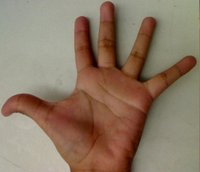
//> input picture opencvtest/Back_hand2.jpg, 200 x 172 px
$ ./histBack   (built with g++ and OpenCV 4)
//> lines starting //> are read from the running program, lines starting //| are printed output that depends on the picture
#include<iostream>
#include<opencv2/opencv.hpp>
using namespace std;
using namespace cv;
int main(void) {
	Mat handImage1, handImage2;
	handImage1 = imread("..\\Back_hand2.jpg");
//> handImage1 is the input picture: 172 rows x 200 cols, CV_8UC3; mean B, G, R 101.1, 120.5, 140.6
	handImage2 = imread("..\\Back_hand2.jpg");
	if (handImage1.empty() || handImage2.empty()) {
		cout << "Loading image failed!" << endl;
		return -1;
	}
	// [6 lines of commented-out code are left out]
	Mat handHsv1,handHsv2;//hand直方图
	cvtColor(handImage1, handHsv1, COLOR_BGR2HSV);
//> handHsv1: 172 rows x 200 cols, CV_8UC3; mean H, S, V 21.9, 82.7, 141.3
	cvtColor(handImage2, handHsv2, COLOR_BGR2HSV);
	Mat handHue;
	handHue.create(handHsv1.size(), handHsv1.depth());
	//int a[] = { 0,0 };
	mixChannels(&handHsv1, 1, &handHue, 1, new int[2] {0,0},1);
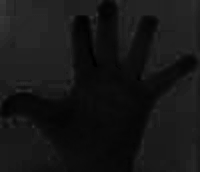
//> handHue: 172 rows x 200 cols, CV_8UC1; min 0, max 56, mean 21.9
	//计算直方图信息
	MatND hist1, hist2;
	int h_bins = 25;
	//int s_bins = 60;
	int histSize[] = { h_bins };
	int channel[] = { 0 };
	float h_range[] = { 0,180 };
	//float s_range[] = { 0,256 };
	const float* range[] = { h_range };
	calcHist(&handHue, 1, channel, Mat(), hist1, 1, histSize, range, true, false);
//> hist1 = 25 values, max 11483 at index 1, min 0 at index 8, mean 1376
	normalize(hist1, hist1, 0, 180, NORM_MINMAX);
//> hist1 = 25 values, max 180 at index 1, min 0 at index 8, mean 21.57
	//calcHist(&handHsv2, 1, channel, Mat(), hist2, 2, histSize, range, true, false);
	//normalize(hist2, hist2, 0, 1, NORM_MINMAX);
	//反向投影
	Mat backproj;
	float range1[] = { 0,180 };
	//float range2[] = { 0,100 };
	const float* rangeTest[] = { range1 };
	calcBackProject(&handHue, 1, channel, hist1, backproj, rangeTest);
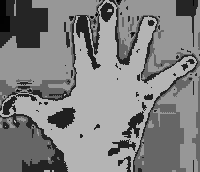
//> backproj: 172 rows x 200 cols, CV_8UC1; min 2, max 180, mean 128.2
	namedWindow("Hand1", WINDOW_AUTOSIZE);
	namedWindow("Hand2", WINDOW_AUTOSIZE);
	//imshow("blue", red);
	imshow("back", backproj);
	imshow("Hand1", handImage1);
	imshow("Hand2", handImage2);
	waitKey(0);
	return 0;

}

$ run again, with opencvtest/Back_hand0.jpg copied over opencvtest/Back_hand2.jpg
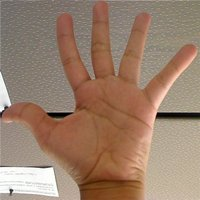
//> input picture opencvtest/Back_hand0.jpg, 200 x 200 px
//> handImage1 is the input picture: 200 rows x 200 cols, CV_8UC3; mean B, G, R 107.8, 127.1, 154.3
//> handHsv1: 200 rows x 200 cols, CV_8UC3; mean H, S, V 15.5, 80.3, 154.4
//> `mixChannels(&handHsv1, 1, &handHue, 1, new int[2] {0,0},1);`:
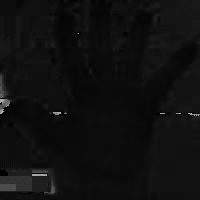
//> handHue: 200 rows x 200 cols, CV_8UC1; min 0, max 179, mean 15.5
//> `calcHist(&handHue, 1, channel, Mat(), hist1, 1, histSize, range, true,..`: hist1 = 25 values, max 21053 at index 1, min 0 at index 7, mean 1600
//> `normalize(hist1, hist1, 0, 180, NORM_MINMAX);`: hist1 = 25 values, max 180 at index 1, min 0 at index 7, mean 13.68
//> `calcBackProject(&handHue, 1, channel, hist1, backproj, rangeTest);`:
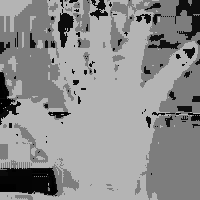
//> backproj: 200 rows x 200 cols, CV_8UC1; min 0, max 180, mean 141.3

$ run again, with opencvtest/100.jpg copied over opencvtest/Back_hand2.jpg
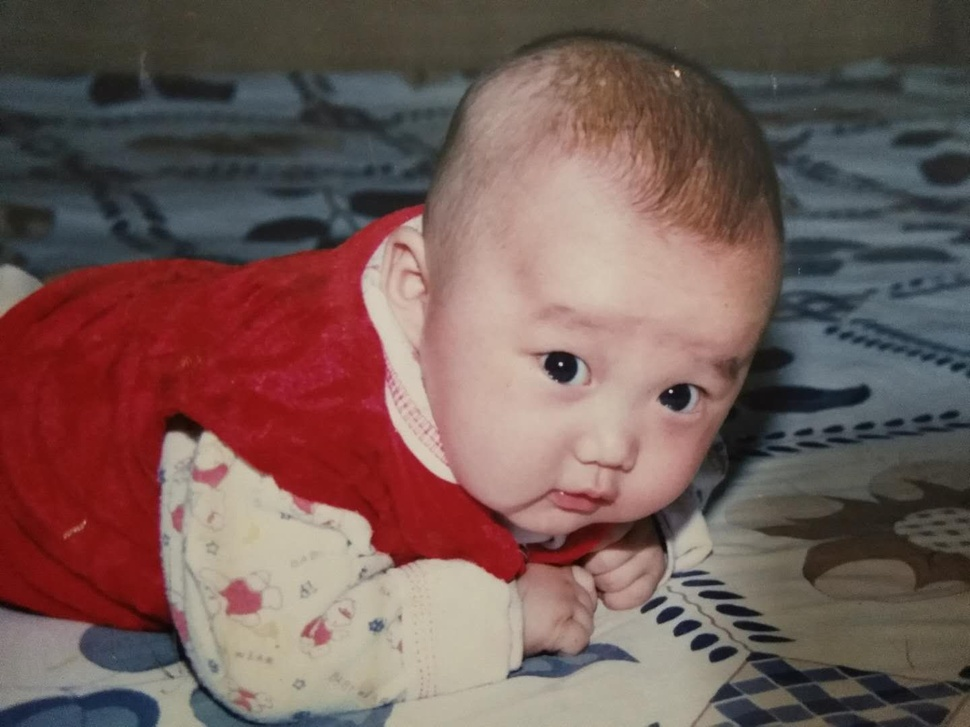
//> input picture opencvtest/100.jpg, 970 x 727 px, shrunk from 1440 x 1080 before the run
//> handImage1 is the input picture: 727 rows x 970 cols, CV_8UC3; mean B, G, R 86.2, 90.5, 115.8
//> handHsv1: 727 rows x 970 cols, CV_8UC3; mean H, S, V 49.6, 80.7, 120.1
//> `mixChannels(&handHsv1, 1, &handHue, 1, new int[2] {0,0},1);`:
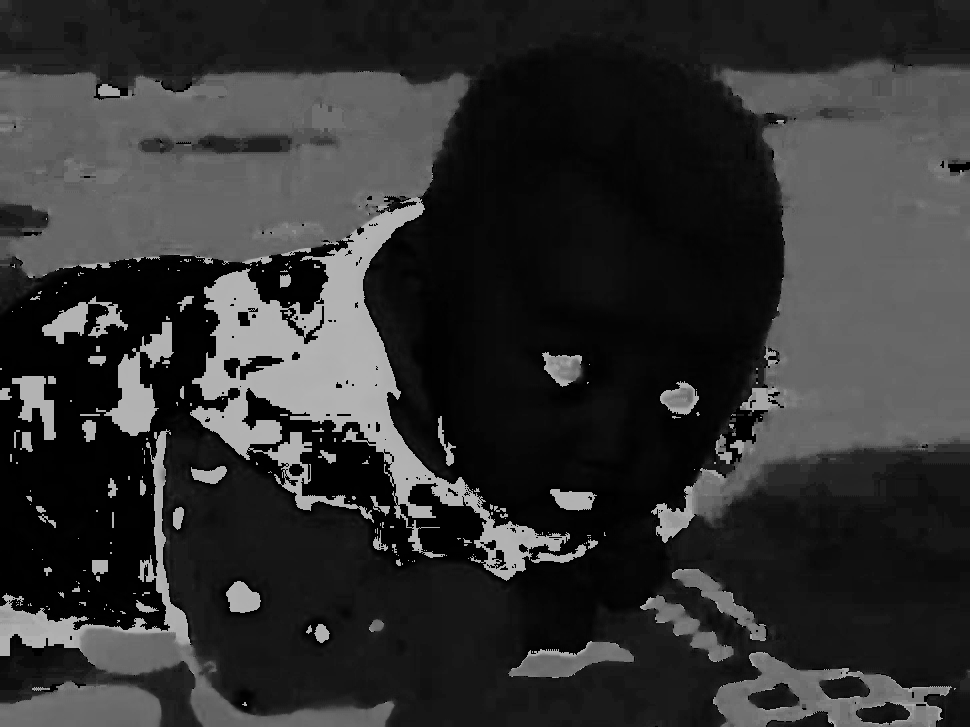
//> handHue: 727 rows x 970 cols, CV_8UC1; min 0, max 179, mean 49.6
//> `calcHist(&handHue, 1, channel, Mat(), hist1, 1, histSize, range, true,..`: hist1 = 25 values, max 160454 at index 0, min 220 at index 8, mean 28207.6
//> `normalize(hist1, hist1, 0, 180, NORM_MINMAX);`: hist1 = 25 values, max 180 at index 0, min 0 at index 8, mean 31.44
//> `calcBackProject(&handHue, 1, channel, hist1, backproj, rangeTest);`:
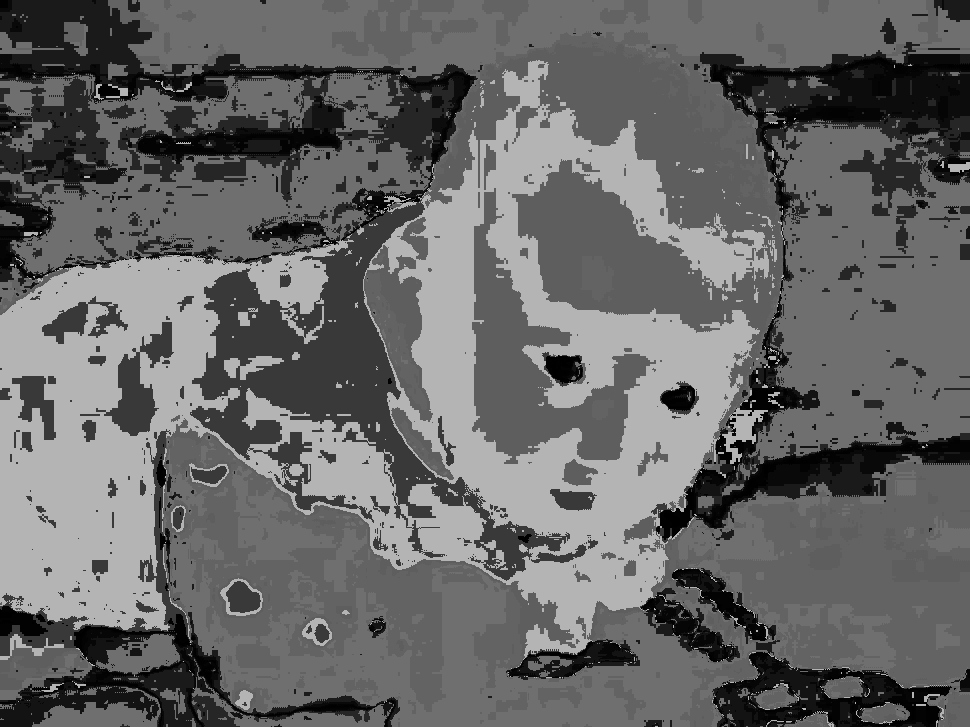
//> backproj: 727 rows x 970 cols, CV_8UC1; min 0, max 180, mean 103.4
